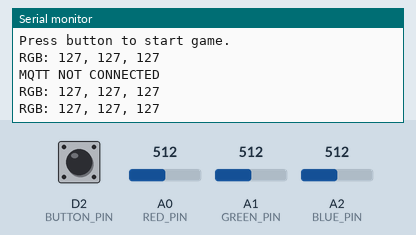
Recording of a sketch running on a simulated Arduino MKR. Shown: the last lines printed to the serial monitor. The test bench sets the inputs (shaded band); at power-on: D2 (BUTTON_PIN) HIGH, A0 (RED_PIN) = 512, A1 (GREEN_PIN) = 512, A2 (BLUE_PIN) = 512 (analog values on the 0–1023 scale). WiFi joins after 1.5 s; servers stay silent unless stated; random numbers use the default seed unless the sketch sets one; no MQTT or app messages arrive unless stated; not simulated (calls return 0 or success): arduino_secrets.h.

Above: at 2.8 s.
2.9 s: D2 (BUTTON_PIN) pulled LOW for 0.15 s
4.5 s: D2 (BUTTON_PIN) pulled LOW for 3.2 s
At 8.01 s:
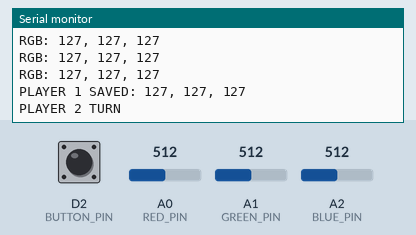
9.2 s: D2 (BUTTON_PIN) pulled LOW for 1 s
At 10.38 s:
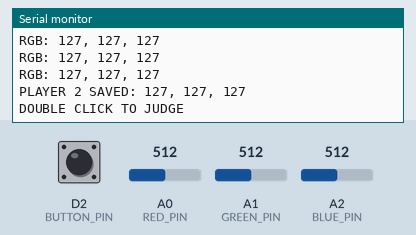
11.7 s: D2 (BUTTON_PIN) pulled LOW for 0.15 s
At 12.49 s:
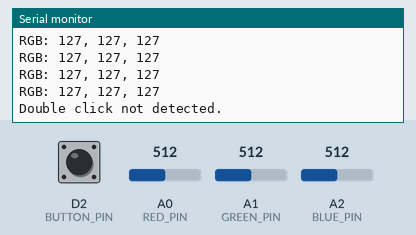
13.8 s: A0 (RED_PIN) set to 716
At 14.2 s:
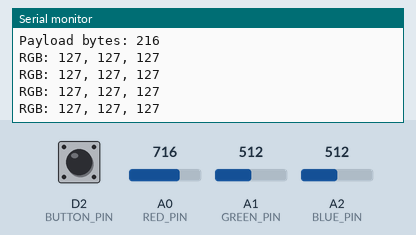
15.3 s: A1 (GREEN_PIN) set to 716
At 15.7 s:
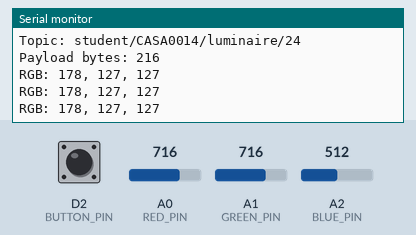

The sketch:

colour_duel_v2.ino
```cpp
/*
  ======================================================
  COLOUR DUEL - VERSION 2
  Two-Player Colour Matching Game
  ======================================================

  Module: CASA0014 - Prototyping the Internet of Things
  Board: Arduino MKR WiFi 1010

  INPUT:
  Red rotary sensor   -> A0
  Green rotary sensor -> A1
  Blue rotary sensor  -> A2
  Push button         -> Digital Pin 2 + GND

  OUTPUT:
  Vespera / Lumi (72 RGB LEDs)

  FEATURES:
  - Free RGB colour mixing
  - Real-time RGB adjustment
  - Moving average sensor smoothing
  - Physical button interaction
  - Random target colour generation
  - Target colour displayed for 3 seconds
  - Two-player colour matching game
  - Player 1 controls the left 36 LEDs
  - Player 2 controls the right 36 LEDs
  - Button-controlled game progression
  - Player RGB colour saving
  - WiFi + MQTT communication

  DESCRIPTION:
  This version extends the basic RGB mixer into
  a two-player colour matching game.

  After observing a randomly generated target
  colour, two players take turns adjusting RGB
  values using the same physical rotary controls.

  Each player's colour is saved using the
  physical push button.

  MQTT:
  Broker: mqtt.cetools.org
  Port: 1884
  Topic: student/CASA0014/luminaire/24

  SERIAL BAUD RATE: 9600
*/


#include <WiFiNINA.h>
#include <PubSubClient.h>
#include "arduino_secrets.h"

// ======================================================
// 1. HARDWARE
// ======================================================

const int RED_PIN = A0;
const int GREEN_PIN = A1;
const int BLUE_PIN = A2;
const int BUTTON_PIN = 2;

// ======================================================
// 2. WIFI / MQTT
// ======================================================

const char* ssid = SECRET_SSID;
const char* wifiPassword = SECRET_PASS;
const char* mqttUser = SECRET_MQTTUSER;
const char* mqttPassword = SECRET_MQTTPASS;

const char* mqttServer = "mqtt.cetools.org";
const int mqttPort = 1884;

const char* mqttTopic =
  "student/CASA0014/luminaire/24";

WiFiClient wifiClient;
PubSubClient client(wifiClient);

// ======================================================
// 3. RGB / LED DATA
// ======================================================

struct RGBColor {
  int r;
  int g;
  int b;
};

const RGBColor BLACK = {0, 0, 0};

RGBColor currentColor = {0, 0, 0};
RGBColor targetColor = {0, 0, 0};
RGBColor player1Color = {0, 0, 0};
RGBColor player2Color = {0, 0, 0};

const int NUM_LEDS = 72;
const int PAYLOAD_SIZE = NUM_LEDS * 3;

byte RGBpayload[PAYLOAD_SIZE];

int winner = 0;

// ======================================================
// 4. GAME STATES
// ======================================================

enum GameState {
  FREE_MIXING,
  SHOW_TARGET,
  PLAYER_1,
  PLAYER_2,
  WAIT_JUDGEMENT,
  JUDGING,
  SHOW_WINNER
};

GameState gameState = FREE_MIXING;

unsigned long stateStartTime = 0;

// ======================================================
// 5. TIMING
// ======================================================

const unsigned long TARGET_DURATION = 3000;
const unsigned long JUDGE_DURATION = 1000;
const unsigned long WINNER_DURATION = 3000;

const unsigned long RGB_PRINT_INTERVAL = 500;
const unsigned long PUBLISH_INTERVAL = 150;

const unsigned long DEBOUNCE_DELAY = 40;
const unsigned long DOUBLE_CLICK_WINDOW = 450;

const unsigned long WIFI_RETRY_INTERVAL = 10000;
const unsigned long MQTT_RETRY_INTERVAL = 5000;

unsigned long lastRGBPrintTime = 0;
unsigned long lastPublishTime = 0;
unsigned long lastWiFiAttempt = 0;
unsigned long lastMQTTAttempt = 0;

// ======================================================
// 6. BUTTON VARIABLES
// ======================================================

bool lastRawButtonState = HIGH;
bool stableButtonState = HIGH;

unsigned long lastDebounceTime = 0;

int clickCount = 0;
unsigned long firstClickTime = 0;

// ======================================================
// 7. MOVING AVERAGE SENSOR FILTER
// ======================================================

const int SAMPLE_COUNT = 10;

int redSamples[SAMPLE_COUNT] = {0};
int greenSamples[SAMPLE_COUNT] = {0};
int blueSamples[SAMPLE_COUNT] = {0};

int sampleIndex = 0;

void updateSensorSamples() {

  redSamples[sampleIndex] = analogRead(RED_PIN);
  greenSamples[sampleIndex] = analogRead(GREEN_PIN);
  blueSamples[sampleIndex] = analogRead(BLUE_PIN);

  sampleIndex =
    (sampleIndex + 1) % SAMPLE_COUNT;
}

int calculateAverage(int samples[]) {

  long total = 0;

  for (int i = 0; i < SAMPLE_COUNT; i++) {
    total += samples[i];
  }

  return total / SAMPLE_COUNT;
}

RGBColor readRotaryRGB() {

  updateSensorSamples();

  RGBColor c;

  c.r = map(
    calculateAverage(redSamples),
    0, 1023, 0, 255
  );

  c.g = map(
    calculateAverage(greenSamples),
    0, 1023, 0, 255
  );

  c.b = map(
    calculateAverage(blueSamples),
    0, 1023, 0, 255
  );

  c.r = constrain(c.r, 0, 255);
  c.g = constrain(c.g, 0, 255);
  c.b = constrain(c.b, 0, 255);

  return c;
}

// ======================================================
// 8. SERIAL RGB OUTPUT
// ======================================================

void printRGBValues() {

  unsigned long now = millis();

  if (
    now - lastRGBPrintTime <
    RGB_PRINT_INTERVAL
  ) {
    return;
  }

  lastRGBPrintTime = now;

  Serial.print("RGB: ");

  Serial.print(currentColor.r);
  Serial.print(", ");

  Serial.print(currentColor.g);
  Serial.print(", ");

  Serial.println(currentColor.b);
}

// ======================================================
// 9. LED PIXEL FUNCTIONS
// ======================================================

void setPixel(int pixel, RGBColor c) {

  if (pixel < 0 || pixel >= NUM_LEDS) {
    return;
  }

  RGBpayload[pixel * 3] =
    (byte)c.r;

  RGBpayload[pixel * 3 + 1] =
    (byte)c.g;

  RGBpayload[pixel * 3 + 2] =
    (byte)c.b;
}

void fillAll(RGBColor c) {

  for (int i = 0; i < NUM_LEDS; i++) {
    setPixel(i, c);
  }
}

void fillLeft(RGBColor c) {

  for (int i = 0; i < 36; i++) {
    setPixel(i, c);
  }
}

void fillRight(RGBColor c) {

  for (int i = 36; i < 72; i++) {
    setPixel(i, c);
  }
}

void clearLEDs() {
  fillAll(BLACK);
}

// ======================================================
// 10. DISPLAY LED ACCORDING TO GAME STATE
// ======================================================

void updateLEDDisplay() {

  clearLEDs();

  switch (gameState) {

    case FREE_MIXING:

      fillAll(currentColor);
      break;

    case SHOW_TARGET:

      fillAll(targetColor);
      break;

    case PLAYER_1:

      fillLeft(currentColor);
      break;

    case PLAYER_2:

      fillRight(currentColor);
      break;

    case WAIT_JUDGEMENT:

      // Both answers saved.
      // LEDs remain off.
      break;

    case JUDGING:

      // One-second suspense.
      // LEDs remain off.
      break;

    case SHOW_WINNER:

      if (winner == 1) {

        fillLeft(player1Color);

      } else if (winner == 2) {

        fillRight(player2Color);

      } else {

        // Draw: both players light up.
        fillLeft(player1Color);
        fillRight(player2Color);
      }

      break;
  }
}

// ======================================================
// 11. WIFI CONNECTION
// ======================================================

void connectWiFi() {

  if (WiFi.status() == WL_CONNECTED) {
    return;
  }

  Serial.println("Connecting to WiFi...");

  WiFi.begin(ssid, wifiPassword);
}

// ======================================================
// 12. MQTT CONNECTION
// ======================================================

void connectMQTT() {

  if (WiFi.status() != WL_CONNECTED) {
    return;
  }

  if (client.connected()) {
    return;
  }

  String clientId = "RGB-Duel-";
  clientId += String((unsigned long)millis(), HEX);

  bool connected = client.connect(
    clientId.c_str(),
    mqttUser,
    mqttPassword
  );

  if (connected) {

    Serial.println("MQTT Connected!");

    lastPublishTime =
      millis() - PUBLISH_INTERVAL;

  } else {

    Serial.print("MQTT Connection Failed: ");
    Serial.println(client.state());
  }
}

// ======================================================
// 13. MQTT RGB PUBLISH
// ======================================================

void publishRGB() {

  static unsigned long lastDebugTime = 0;

  if (!client.connected()) {

    if (millis() - lastDebugTime >= 2000) {
      lastDebugTime = millis();
      Serial.println("MQTT NOT CONNECTED");
    }

    return;
  }

  updateLEDDisplay();

  bool success = client.publish(
    mqttTopic,
    RGBpayload,
    (unsigned int)PAYLOAD_SIZE
  );

  if (millis() - lastDebugTime >= 2000) {

    lastDebugTime = millis();

    if (success) {

      Serial.println("RGB MQTT SENT SUCCESSFULLY");

      Serial.print("Topic: ");
      Serial.println(mqttTopic);

      Serial.print("Payload bytes: ");
      Serial.println(PAYLOAD_SIZE);

      Serial.print("RGB: ");
      Serial.print(currentColor.r);
      Serial.print(", ");
      Serial.print(currentColor.g);
      Serial.print(", ");
      Serial.println(currentColor.b);

    } else {

      Serial.println("MQTT PUBLISH FAILED");

      Serial.print("MQTT state: ");
      Serial.println(client.state());
    }
  }
}

// ======================================================
// 14. COLOUR DISTANCE
// ======================================================

long calculateColourDistance(
  RGBColor a,
  RGBColor b
) {

  long dr = a.r - b.r;
  long dg = a.g - b.g;
  long db = a.b - b.b;

  // Squared Euclidean distance
  return dr * dr + dg * dg + db * db;
}

void judgeGame() {

  long score1 = calculateColourDistance(
    player1Color,
    targetColor
  );

  long score2 = calculateColourDistance(
    player2Color,
    targetColor
  );

  Serial.println();
  Serial.println("===== GAME RESULTS =====");

  Serial.print("Target: ");
  Serial.print(targetColor.r);
  Serial.print(", ");
  Serial.print(targetColor.g);
  Serial.print(", ");
  Serial.println(targetColor.b);

  Serial.print("Player 1 distance: ");
  Serial.println(score1);

  Serial.print("Player 2 distance: ");
  Serial.println(score2);

  if (score1 < score2) {

    winner = 1;
    Serial.println("PLAYER 1 WINS!");

  } else if (score2 < score1) {

    winner = 2;
    Serial.println("PLAYER 2 WINS!");

  } else {

    winner = 0;
    Serial.println("DRAW!");
  }

  Serial.println("========================");
}

// ======================================================
// 15. GAME STATE CHANGE
// ======================================================

void changeGameState(GameState newState) {

  gameState = newState;
  stateStartTime = millis();

  // Send new state immediately on next loop.
  lastPublishTime =
    millis() - PUBLISH_INTERVAL;
}

// ======================================================
// 16. START NEW GAME
// ======================================================

void startGame() {

  targetColor.r = random(40, 256);
  targetColor.g = random(40, 256);
  targetColor.b = random(40, 256);

  player1Color = BLACK;
  player2Color = BLACK;

  winner = 0;
  clickCount = 0;

  Serial.println();
  Serial.println("===== NEW GAME =====");

  Serial.print("Target RGB: ");
  Serial.print(targetColor.r);
  Serial.print(", ");
  Serial.print(targetColor.g);
  Serial.print(", ");
  Serial.println(targetColor.b);

  Serial.println("Memorise target colour!");

  changeGameState(SHOW_TARGET);
}

// ======================================================
// 17. SINGLE CLICK
// ======================================================

void handleSingleClick() {

  switch (gameState) {

    case FREE_MIXING:

      startGame();
      break;

    case PLAYER_1:

      player1Color = currentColor;

      Serial.print("PLAYER 1 SAVED: ");
      Serial.print(player1Color.r);
      Serial.print(", ");
      Serial.print(player1Color.g);
      Serial.print(", ");
      Serial.println(player1Color.b);

      Serial.println("PLAYER 2 TURN");

      changeGameState(PLAYER_2);
      break;

    case PLAYER_2:

      player2Color = currentColor;

      Serial.print("PLAYER 2 SAVED: ");
      Serial.print(player2Color.r);
      Serial.print(", ");
      Serial.print(player2Color.g);
      Serial.print(", ");
      Serial.println(player2Color.b);

      Serial.println("DOUBLE CLICK TO JUDGE");

      changeGameState(WAIT_JUDGEMENT);
      break;

    default:
      break;
  }
}

// ======================================================
// 18. DOUBLE CLICK
// ======================================================

void handleDoubleClick() {

  if (gameState == WAIT_JUDGEMENT) {

    Serial.println("JUDGING...");

    changeGameState(JUDGING);
  }
}

// ======================================================
// 19. BUTTON DEBOUNCE AND CLICK DETECTION
// ======================================================

void updateButton() {

  unsigned long now = millis();

  bool rawButtonState =
    digitalRead(BUTTON_PIN);

  if (rawButtonState != lastRawButtonState) {

    lastDebounceTime = now;
  }

  if (
    now - lastDebounceTime >= DEBOUNCE_DELAY
  ) {

    if (
      rawButtonState != stableButtonState
    ) {

      stableButtonState = rawButtonState;

      // Count click on release.
      if (stableButtonState == HIGH) {

        if (gameState == WAIT_JUDGEMENT) {

          if (clickCount == 0) {

            clickCount = 1;
            firstClickTime = now;

          } else if (
            now - firstClickTime <=
            DOUBLE_CLICK_WINDOW
          ) {

            clickCount = 0;
            handleDoubleClick();

          } else {

            clickCount = 1;
            firstClickTime = now;
          }

        } else {

          clickCount = 0;
          handleSingleClick();
        }
      }
    }
  }

  lastRawButtonState = rawButtonState;

  if (
    clickCount == 1 &&
    now - firstClickTime >
    DOUBLE_CLICK_WINDOW
  ) {

    clickCount = 0;
    Serial.println("Double click not detected.");
  }
}

// ======================================================
// 20. GAME TIMER
// ======================================================

void updateGameTiming() {

  unsigned long elapsed =
    millis() - stateStartTime;

  switch (gameState) {

    case SHOW_TARGET:

      if (elapsed >= TARGET_DURATION) {

        Serial.println("PLAYER 1 TURN");

        changeGameState(PLAYER_1);
      }

      break;

    case JUDGING:

      if (elapsed >= JUDGE_DURATION) {

        judgeGame();

        changeGameState(SHOW_WINNER);
      }

      break;

    case SHOW_WINNER:

      if (elapsed >= WINNER_DURATION) {

        Serial.println("GAME RESET");
        Serial.println("FREE RGB MIXING");

        changeGameState(FREE_MIXING);
      }

      break;

    default:
      break;
  }
}

// ======================================================
// 21. SETUP
// ======================================================

void setup() {

  Serial.begin(9600);

  unsigned long serialStart = millis();

  while (
    !Serial &&
    millis() - serialStart < 3000
  ) {
    delay(10);
  }

  pinMode(BUTTON_PIN, INPUT_PULLUP);

  analogReadResolution(10);

  // Initialise smoothing buffers.
  for (int i = 0; i < SAMPLE_COUNT; i++) {

    updateSensorSamples();
    delay(10);
  }

  randomSeed(
    analogRead(A0) ^ micros()
  );

  client.setBufferSize(512);

  client.setServer(
    mqttServer,
    mqttPort
  );

  connectWiFi();

  lastWiFiAttempt = millis();

  changeGameState(FREE_MIXING);

  Serial.println();
  Serial.println("RGB COLOUR DUEL V3 READY");
  Serial.println("Free RGB mixing enabled.");
  Serial.println("Press button to start game.");
}

// ======================================================
// 22. MAIN LOOP
// ======================================================

void loop() {

  unsigned long now = millis();

  // 1. Read RGB sensors
  currentColor = readRotaryRGB();

  // 2. Print RGB values every 500 ms
  printRGBValues();

  // 3. Detect button clicks
  updateButton();

  // 4. Update game timers
  updateGameTiming();

  // 5. Maintain WiFi connection
  if (WiFi.status() != WL_CONNECTED) {

    if (
      now - lastWiFiAttempt >=
      WIFI_RETRY_INTERVAL
    ) {

      lastWiFiAttempt = now;
      connectWiFi();
    }

  } else {

    // 6. Maintain MQTT connection
    if (!client.connected()) {

      if (
        now - lastMQTTAttempt >=
        MQTT_RETRY_INTERVAL
      ) {

        lastMQTTAttempt = now;
        connectMQTT();
      }

    } else {

      client.loop();
    }
  }

  // 7. Send RGB payload to Vespera
  if (
    now - lastPublishTime >=
    PUBLISH_INTERVAL
  ) {

    lastPublishTime = now;
    publishRGB();
  }

  delay(10);
}
```

Measured:
- after the input at 4.5 s, the serial monitor: prints a new line after 3.3 s (image 1)
- after the input at 9.2 s, the serial monitor: prints a new line after 1.0 s (image 2)
- after the input at 11.7 s, the serial monitor: prints a new line after 0.65 s (image 3)
